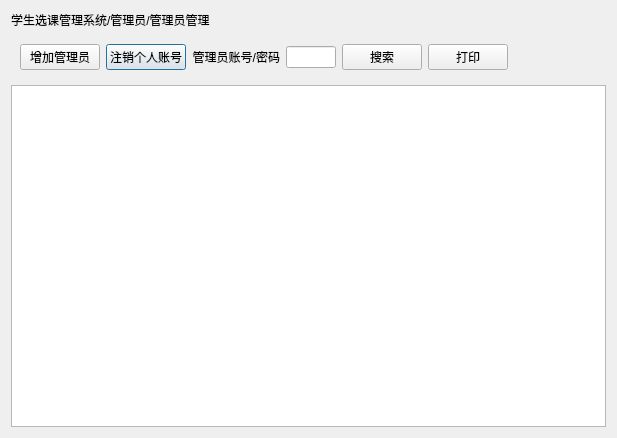
<?xml version="1.0" encoding="UTF-8"?>
<ui version="4.0">
 <class>adcell1_administrator</class>
 <widget class="QDialog" name="adcell1_administrator">
  <property name="geometry">
   <rect>
    <x>0</x>
    <y>0</y>
    <width>617</width>
    <height>438</height>
   </rect>
  </property>
  <property name="windowTitle">
   <string>Dialog</string>
  </property>
  <layout class="QGridLayout" name="gridLayout_2">
   <item row="0" column="0">
    <widget class="QLabel" name="lib_title">
     <property name="text">
      <string>学生选课管理系统/管理员/管理员管理</string>
     </property>
     <property name="name" stdset="0">
      <string>title</string>
     </property>
    </widget>
   </item>
   <item row="2" column="0">
    <widget class="QTableView" name="tableView">
     <property name="name" stdset="0">
      <string>table</string>
     </property>
    </widget>
   </item>
   <item row="1" column="0">
    <widget class="QWidget" name="tool" native="true">
     <layout class="QGridLayout" name="gridLayout">
      <item row="0" column="1">
       <widget class="QPushButton" name="btn_deleteAdministrator">
        <property name="text">
         <string>注销个人账号</string>
        </property>
        <property name="name" stdset="0">
         <string>btn</string>
        </property>
       </widget>
      </item>
      <item row="0" column="3">
       <widget class="QLineEdit" name="adInfo">
        <property name="name" stdset="0">
         <string>le</string>
        </property>
       </widget>
      </item>
      <item row="0" column="6">
       <spacer name="horizontalSpacer">
        <property name="orientation">
         <enum>Qt::Horizontal</enum>
        </property>
        <property name="sizeHint" stdset="0">
         <size>
          <width>146</width>
          <height>20</height>
         </size>
        </property>
       </spacer>
      </item>
      <item row="0" column="0">
       <widget class="QPushButton" name="btn_addadministrator">
        <property name="text">
         <string>增加管理员</string>
        </property>
        <property name="name" stdset="0">
         <string>btn</string>
        </property>
       </widget>
      </item>
      <item row="0" column="2">
       <widget class="QLabel" name="label">
        <property name="text">
         <string>管理员账号/密码</string>
        </property>
        <property name="alignment">
         <set>Qt::AlignRight|Qt::AlignTrailing|Qt::AlignVCenter</set>
        </property>
        <property name="name" stdset="0">
         <string>lb</string>
        </property>
       </widget>
      </item>
      <item row="0" column="4">
       <widget class="QPushButton" name="btn_search">
        <property name="text">
         <string>搜索</string>
        </property>
        <property name="name" stdset="0">
         <string>btn</string>
        </property>
       </widget>
      </item>
      <item row="0" column="5">
       <widget class="QPushButton" name="btn_print">
        <property name="text">
         <string>打印</string>
        </property>
       </widget>
      </item>
     </layout>
    </widget>
   </item>
  </layout>
 </widget>
 <resources/>
 <connections/>
</ui>
